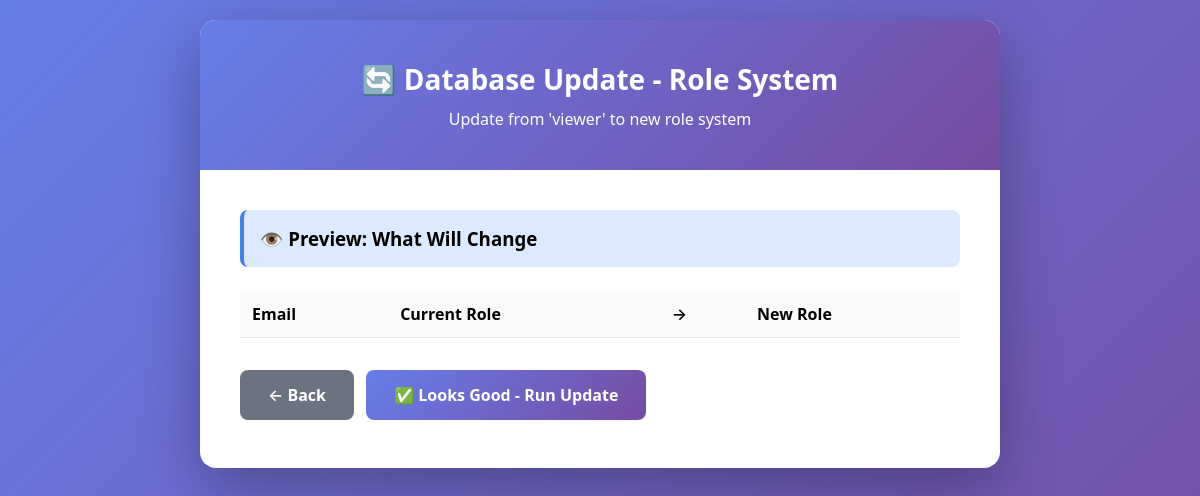
/update-roles.php?action=preview, run on an earlier commit of the app's database.
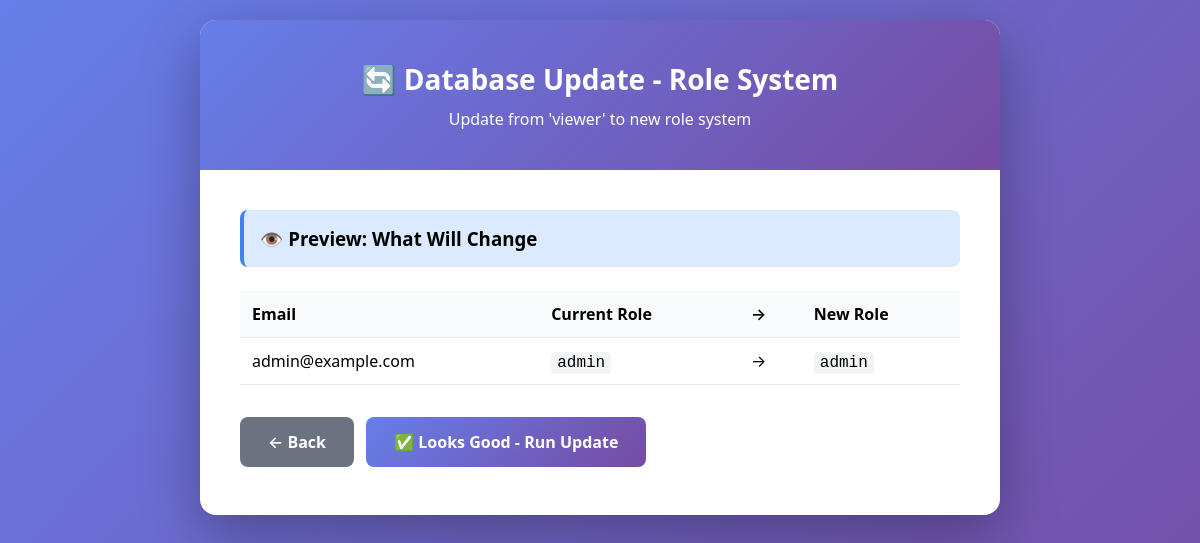
And on a later commit of the database.
### tables this page shows
CREATE TABLE `users` (
  `id` varchar(36) NOT NULL,
  `email` varchar(255) NOT NULL,
  `password_hash` varchar(255) NOT NULL,
  `name` varchar(255) NOT NULL,
  `role` varchar(50) NOT NULL DEFAULT 'viewer',
  `status` varchar(50) NOT NULL DEFAULT 'active',
  `invited_by` varchar(36) DEFAULT NULL,
  `created_at` datetime DEFAULT CURRENT_TIMESTAMP,
  `last_login` datetime DEFAULT NULL,
  `reset_token` varchar(255) DEFAULT NULL,
  `reset_token_expires` datetime DEFAULT NULL
);

### src/bootstrap.php (called while the page is built, shortened)
<?php
$root = \realpath(__DIR__ . '/..') ?: __DIR__ . '/..';
require_once __DIR__ . '/cache-helper.php';
try {
    if (\is_file($root . '/.env')) {
        $dotenv = Dotenv::createImmutable($root);
    }
} catch (Throwable $e) {
    error_log('ENV load warning: ' . $e->getMessage());
}
$debug = filter_var($_ENV['APP_DEBUG'] ?? false, FILTER_VALIDATE_BOOLEAN);
$APP_URL = rtrim((string)($_ENV['APP_URL'] ?? ''), '/');
if ($APP_URL === '') {
    $scheme = (!empty($_SERVER['HTTPS']) && $_SERVER['HTTPS'] !== 'off') ? 'https' : 'http';
    $host   = $_SERVER['HTTP_HOST'] ?? ($_SERVER['SERVER_NAME'] ?? 'localhost');
    $APP_URL = $scheme . '://' . $host;
} else {
    $parsedAppUrl = @parse_url($APP_URL);
    $currentHost = $_SERVER['HTTP_HOST'] ?? ($_SERVER['SERVER_NAME'] ?? null);
    if (!empty($currentHost) && is_array($parsedAppUrl)) {
        $appHost = strtolower((string)($parsedAppUrl['host'] ?? ''));
        $isLoopback = in_array($appHost, ['127.0.0.1', 'localhost'], true) || str_starts_with($appHost, '127.');
    }
}
$APP_BASE_PATH = (string)($_ENV['APP_BASE_PATH'] ?? '/');
$cookieSecure   = filter_var($_ENV['SESSION_COOKIE_SECURE']   ?? true, FILTER_VALIDATE_BOOLEAN);
$cookieHttpOnly = filter_var($_ENV['SESSION_COOKIE_HTTPONLY'] ?? true, FILTER_VALIDATE_BOOLEAN);
$sameSite       = (string)($_ENV['SESSION_COOKIE_SAMESITE'] ?? 'Lax');
$sessionName    = (string)($_ENV['SESSION_NAME'] ?? 'permits_session');
$appConfig = [
    'APP_NAME'      => $_ENV['APP_NAME']      ?? 'Defect Tracker Permits',
    'APP_ENV'       => $_ENV['APP_ENV']       ?? 'production',
    'APP_DEBUG'     => $debug,
    'APP_URL'       => $_ENV['APP_URL'],
    'APP_BASE_PATH' => $_ENV['APP_BASE_PATH'],
    'APP_TIMEZONE'  => $_ENV['APP_TIMEZONE']  ?? 'Europe/London',
    'DB_DRIVER'     => $_ENV['DB_DRIVER']     ?? 'mysql',
    'DB_HOST'       => $_ENV['DB_HOST']       ?? '127.0.0.1',
    'DB_PORT'       => $_ENV['DB_PORT']       ?? '3306',
    'DB_DATABASE'    => $_ENV['DB_DATABASE']   ?? '',
    'DB_USERNAME'    => $_ENV['DB_USERNAME']   ?? '',
    'DB_PASSWORD'    => $_ENV['DB_PASSWORD']   ?? '',
    'DB_CHARSET'     => $_ENV['DB_CHARSET']    ?? 'utf8mb4',
    'DB_COLLATION'   => $_ENV['DB_COLLATION']  ?? 'utf8mb4_unicode_ci',
    'MAIL_DRIVER'   => $_ENV['MAIL_DRIVER']   ?? 'smtp',
    'MAIL_HOST'     => $_ENV['MAIL_HOST']     ?? '',
    'MAIL_PORT'     => $_ENV['MAIL_PORT']     ?? '',
    'MAIL_ENCRYPTION'=>$_ENV['MAIL_ENCRYPTION']?? 'ssl',
    'MAIL_USERNAME' => $_ENV['MAIL_USERNAME'] ?? '',
    'MAIL_PASSWORD' => $_ENV['MAIL_PASSWORD'] ?? '',
    'MAIL_FROM_ADDRESS'=> $_ENV['MAIL_FROM_ADDRESS'] ?? '',
    'MAIL_FROM_NAME'   => $_ENV['MAIL_FROM_NAME']    ?? '',
    'VAPID_PUBLIC_KEY'  => $_ENV['VAPID_PUBLIC_KEY']  ?? '',
    'VAPID_PRIVATE_KEY' => $_ENV['VAPID_PRIVATE_KEY'] ?? '',
    'VAPID_SUBJECT'     => $_ENV['VAPID_SUBJECT']     ?? '',
];
$app = new App($appConfig);
require_once __DIR__ . '/Db.php';
$db = new Db();
return [$app, $db, $root];

### src/Db.php (called while the page is built, shortened)
<?php
final class Db
{
    public function __construct()
    {
        $driver = strtolower((string)($_ENV['DB_DRIVER'] ?? 'mysql'));
        $opts = [
            PDO::ATTR_ERRMODE            => PDO::ERRMODE_EXCEPTION,
            PDO::ATTR_DEFAULT_FETCH_MODE => PDO::FETCH_ASSOC,
            PDO::ATTR_EMULATE_PREPARES   => false,
        ];
        if ($driver === 'mysql') {
            $this->pdo = $this->connectMySql($opts);
            return;
        }
        throw new RuntimeException("Unsupported DB_DRIVER '{$driver}'. Use 'mysql' or 'sqlite'.");
    }
    private function connectMySql(array $opts): PDO
    {
        $host     = trim((string)($_ENV['DB_HOST']     ?? '127.0.0.1'));
        $port     = (string)($_ENV['DB_PORT']          ?? '3306');
        $dbname   = trim((string)($_ENV['DB_DATABASE'] ?? ''));
        $user     = (string)($_ENV['DB_USERNAME']      ?? '');
        $pass     = (string)($_ENV['DB_PASSWORD']      ?? '');
        $charset  = (string)($_ENV['DB_CHARSET']       ?? 'utf8mb4');
        $collate  = (string)($_ENV['DB_COLLATION']     ?? 'utf8mb4_unicode_ci');
        $sqlMode  = (string)($_ENV['DB_SQL_MODE']      ?? '');
        $dsn = "mysql:host={$host};port={$port};dbname={$dbname};charset={$charset}";
        try {
            $pdo = new PDO($dsn, $user, $pass, $opts);
        } catch (PDOException $e) {
            throw new RuntimeException('MySQL connection failed: ' . $e->getMessage(), (int)$e->getCode(), $e);
        }
        $pdo->exec("SET NAMES {$charset} COLLATE {$collate}");
        return $pdo;
    }
}

### update-roles.php (the view, shortened to what the changed rows need)
<?php
try {
    [$app, $db, $root] = require __DIR__ . '/src/bootstrap.php';
} catch (Exception $e) {
    die("Error loading bootstrap: " . $e->getMessage());
}
$action = $_GET['action'] ?? 'show';
?>
<!DOCTYPE html>
<html lang="en">
<head>
</head>
<body>
    <div class="container">
        <div class="header">
            <h1>🔄 Database Update - Role System</h1>
        </div>
        <div class="content">
            <?php if ($action === 'show'): ?>
                <div class="warning">
                    <h3>⚠️ Important</h3>
                    <p><strong>This will modify your database!</strong> Make sure you have a backup before proceeding.</p>
                    <p>After running, <strong>DELETE THIS FILE</strong> for security!</p>
                </div>
                <div class="info">
                    <h3>📋 What This Does</h3>
                    <p>This script will:</p>
                    <ul style="margin: 12px 0 0 20px; line-height: 1.8;">
                        <li>Update user roles from 'viewer' to new role system</li>
                        <li>Change 'viewer' to 'user'</li>
                        <li>Update database schema</li>
                        <li>Create default admin account (if needed)</li>
                    </ul>
                </div>
                <h3>Current Database Status:</h3>
                <?php
                try {
                    $users = $db->pdo->query("SELECT id, email, name, role, status FROM users ORDER BY email")->fetchAll(PDO::FETCH_ASSOC);
                    echo '<table>';
                    echo '<tr><th>Email</th><th>Name</th><th>Current Role</th><th>Status</th></tr>';
                    foreach ($users as $user) {
                        echo '<tr>';
                        echo '<td>' . htmlspecialchars($user['email']) . '</td>';
                        echo '<td>' . htmlspecialchars($user['name']) . '</td>';
                        echo '<td><code>' . htmlspecialchars($user['role']) . '</code></td>';
                        echo '<td>' . htmlspecialchars($user['status']) . '</td>';
                        echo '</tr>';
                    }
                    echo '</table>';
                    echo '<p><strong>Total users:</strong> ' . count($users) . '</p>';
                    $role_counts = [];
                    foreach ($users as $user) {
                        $role = $user['role'];
                        $role_counts[$role] = ($role_counts[$role] ?? 0) + 1;
                    }
                    echo '<p><strong>Role distribution:</strong></p>';
                    echo '<ul style="margin: 8px 0 0 20px;">';
                    foreach ($role_counts as $role => $count) {
                        echo '<li>' . htmlspecialchars($role) . ': ' . $count . '</li>';
                    }
                    echo '</ul>';
                } catch (Exception $e) {
                    echo '<div class="warning"><p>Error: ' . htmlspecialchars($e->getMessage()) . '</p></div>';
                }
                ?>
                <div style="margin-top: 32px;">
                    <a href="?action=update" class="btn btn-primary" onclick="return confirm('Are you sure? This will modify the database!')">
                        🚀 Run Update Now
                    </a>
                    <a href="?action=preview" class="btn btn-primary" style="background: #6b7280;">
                        👁️ Preview Changes
                    </a>
                </div>
            <?php elseif ($action === 'preview'): ?>
                <?php
                try {
                    $users = $db->pdo->query("SELECT id, email, name, role, status FROM users ORDER BY email")->fetchAll(PDO::FETCH_ASSOC);
                    echo '<table>';
                    echo '<tr><th>Email</th><th>Current Role</th><th>→</th><th>New Role</th></tr>';
                    foreach ($users as $user) {
                        $current_role = $user['role'];
                        $new_role = ($current_role === 'viewer') ? 'user' : $current_role;
                        echo '<tr>';
                        echo '<td>' . htmlspecialchars($user['email']) . '</td>';
                        echo '<td><code>' . htmlspecialchars($current_role) . '</code></td>';
                        echo '<td>→</td>';
                        echo '<td><code>' . htmlspecialchars($new_role) . '</code></td>';
                        echo '</tr>';
                    }
                    echo '</table>';
                } catch (Exception $e) {
                    echo '<div class="warning"><p>Error: ' . htmlspecialchars($e->getMessage()) . '</p></div>';
                }
                ?>
            <?php endif; ?>
        </div>
    </div>
</body>
</html>

What changed in the data, as far as the page shows it:
added users: email "admin@example.com", role "admin"
